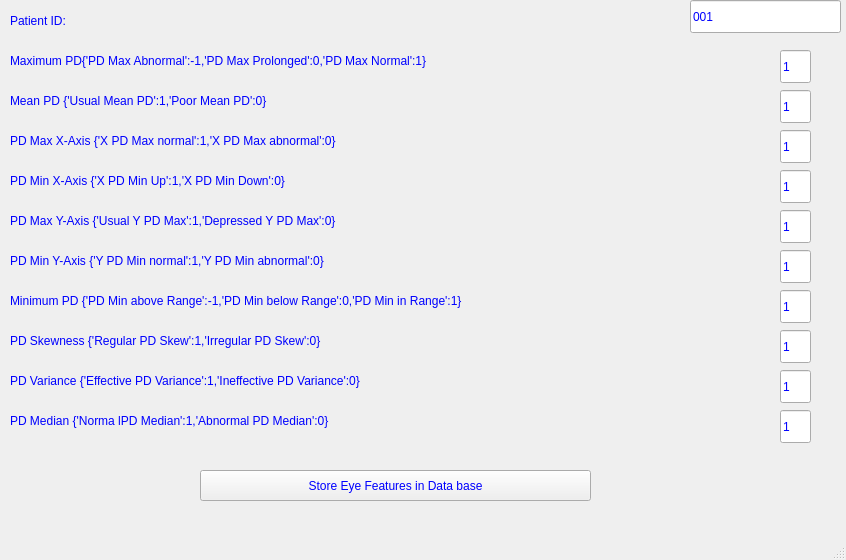
<?xml version="1.0" encoding="UTF-8"?>
<ui version="4.0">
 <class>MainWindow</class>
 <widget class="QMainWindow" name="MainWindow">
  <property name="geometry">
   <rect>
    <x>0</x>
    <y>0</y>
    <width>846</width>
    <height>560</height>
   </rect>
  </property>
  <property name="windowTitle">
   <string>Eye Features</string>
  </property>
  <property name="styleSheet">
   <string notr="true">font: 75 12pt &quot;MS Shell Dlg 2&quot;;
color: rgb(0, 0, 255);</string>
  </property>
  <widget class="QWidget" name="centralwidget">
   <widget class="QPushButton" name="pushButton">
    <property name="geometry">
     <rect>
      <x>200</x>
      <y>470</y>
      <width>391</width>
      <height>31</height>
     </rect>
    </property>
    <property name="text">
     <string>Store Eye Features in Data base</string>
    </property>
   </widget>
   <widget class="QLineEdit" name="lineEdit_3">
    <property name="geometry">
     <rect>
      <x>780</x>
      <y>50</y>
      <width>31</width>
      <height>33</height>
     </rect>
    </property>
    <property name="text">
     <string>1</string>
    </property>
   </widget>
   <widget class="QLineEdit" name="lineEdit_4">
    <property name="geometry">
     <rect>
      <x>780</x>
      <y>90</y>
      <width>31</width>
      <height>33</height>
     </rect>
    </property>
    <property name="text">
     <string>1</string>
    </property>
   </widget>
   <widget class="QLineEdit" name="lineEdit_5">
    <property name="geometry">
     <rect>
      <x>780</x>
      <y>130</y>
      <width>31</width>
      <height>33</height>
     </rect>
    </property>
    <property name="text">
     <string>1</string>
    </property>
   </widget>
   <widget class="QLineEdit" name="lineEdit_6">
    <property name="geometry">
     <rect>
      <x>780</x>
      <y>170</y>
      <width>31</width>
      <height>33</height>
     </rect>
    </property>
    <property name="text">
     <string>1</string>
    </property>
   </widget>
   <widget class="QLabel" name="label_3">
    <property name="geometry">
     <rect>
      <x>10</x>
      <y>50</y>
      <width>701</width>
      <height>21</height>
     </rect>
    </property>
    <property name="text">
     <string>Maximum PD{'PD Max Abnormal':-1,'PD Max Prolonged':0,'PD Max Normal':1}</string>
    </property>
   </widget>
   <widget class="QLabel" name="label_4">
    <property name="geometry">
     <rect>
      <x>10</x>
      <y>90</y>
      <width>471</width>
      <height>21</height>
     </rect>
    </property>
    <property name="text">
     <string>Mean PD {'Usual Mean PD':1,'Poor Mean PD':0}</string>
    </property>
   </widget>
   <widget class="QLabel" name="label_5">
    <property name="geometry">
     <rect>
      <x>10</x>
      <y>170</y>
      <width>491</width>
      <height>21</height>
     </rect>
    </property>
    <property name="text">
     <string>PD Min X-Axis {'X PD Min Up':1,'X PD Min Down':0}</string>
    </property>
   </widget>
   <widget class="QLabel" name="label_6">
    <property name="geometry">
     <rect>
      <x>10</x>
      <y>130</y>
      <width>571</width>
      <height>21</height>
     </rect>
    </property>
    <property name="text">
     <string>PD Max X-Axis {'X PD Max normal':1,'X PD Max abnormal':0}</string>
    </property>
   </widget>
   <widget class="QLabel" name="label_2">
    <property name="geometry">
     <rect>
      <x>10</x>
      <y>210</y>
      <width>571</width>
      <height>21</height>
     </rect>
    </property>
    <property name="text">
     <string>PD Max Y-Axis {'Usual Y PD Max':1,'Depressed Y PD Max':0}</string>
    </property>
   </widget>
   <widget class="QLineEdit" name="lineEdit_2">
    <property name="geometry">
     <rect>
      <x>780</x>
      <y>210</y>
      <width>31</width>
      <height>33</height>
     </rect>
    </property>
    <property name="text">
     <string>1</string>
    </property>
   </widget>
   <widget class="QLineEdit" name="lineEdit_9">
    <property name="geometry">
     <rect>
      <x>690</x>
      <y>0</y>
      <width>151</width>
      <height>33</height>
     </rect>
    </property>
    <property name="text">
     <string>001</string>
    </property>
   </widget>
   <widget class="QLabel" name="label_7">
    <property name="geometry">
     <rect>
      <x>10</x>
      <y>10</y>
      <width>131</width>
      <height>21</height>
     </rect>
    </property>
    <property name="text">
     <string>Patient ID:</string>
    </property>
   </widget>
   <widget class="QLabel" name="label_8">
    <property name="geometry">
     <rect>
      <x>10</x>
      <y>250</y>
      <width>611</width>
      <height>21</height>
     </rect>
    </property>
    <property name="text">
     <string>PD Min Y-Axis {'Y PD Min normal':1,'Y PD Min abnormal':0}</string>
    </property>
   </widget>
   <widget class="QLineEdit" name="lineEdit_7">
    <property name="geometry">
     <rect>
      <x>780</x>
      <y>250</y>
      <width>31</width>
      <height>33</height>
     </rect>
    </property>
    <property name="text">
     <string>1</string>
    </property>
   </widget>
   <widget class="QLabel" name="label_9">
    <property name="geometry">
     <rect>
      <x>10</x>
      <y>290</y>
      <width>781</width>
      <height>21</height>
     </rect>
    </property>
    <property name="text">
     <string>Minimum PD {'PD Min above Range':-1,'PD Min below Range':0,'PD Min in Range':1}</string>
    </property>
   </widget>
   <widget class="QLineEdit" name="lineEdit_8">
    <property name="geometry">
     <rect>
      <x>780</x>
      <y>290</y>
      <width>31</width>
      <height>33</height>
     </rect>
    </property>
    <property name="text">
     <string>1</string>
    </property>
   </widget>
   <widget class="QLabel" name="label_10">
    <property name="geometry">
     <rect>
      <x>10</x>
      <y>330</y>
      <width>521</width>
      <height>21</height>
     </rect>
    </property>
    <property name="text">
     <string>PD Skewness {'Regular PD Skew':1,'Irregular PD Skew':0}</string>
    </property>
   </widget>
   <widget class="QLineEdit" name="lineEdit_10">
    <property name="geometry">
     <rect>
      <x>780</x>
      <y>330</y>
      <width>31</width>
      <height>33</height>
     </rect>
    </property>
    <property name="text">
     <string>1</string>
    </property>
   </widget>
   <widget class="QLabel" name="label_11">
    <property name="geometry">
     <rect>
      <x>10</x>
      <y>370</y>
      <width>601</width>
      <height>21</height>
     </rect>
    </property>
    <property name="text">
     <string>PD Variance {'Effective PD Variance':1,'Ineffective PD Variance':0}</string>
    </property>
   </widget>
   <widget class="QLineEdit" name="lineEdit_11">
    <property name="geometry">
     <rect>
      <x>780</x>
      <y>370</y>
      <width>31</width>
      <height>33</height>
     </rect>
    </property>
    <property name="text">
     <string>1</string>
    </property>
   </widget>
   <widget class="QLabel" name="label_12">
    <property name="geometry">
     <rect>
      <x>10</x>
      <y>410</y>
      <width>551</width>
      <height>21</height>
     </rect>
    </property>
    <property name="text">
     <string>PD Median {'Norma lPD Median':1,'Abnormal PD Median':0}</string>
    </property>
   </widget>
   <widget class="QLineEdit" name="lineEdit_12">
    <property name="geometry">
     <rect>
      <x>780</x>
      <y>410</y>
      <width>31</width>
      <height>33</height>
     </rect>
    </property>
    <property name="text">
     <string>1</string>
    </property>
   </widget>
  </widget>
  <widget class="QStatusBar" name="statusbar"/>
 </widget>
 <resources/>
 <connections/>
</ui>
